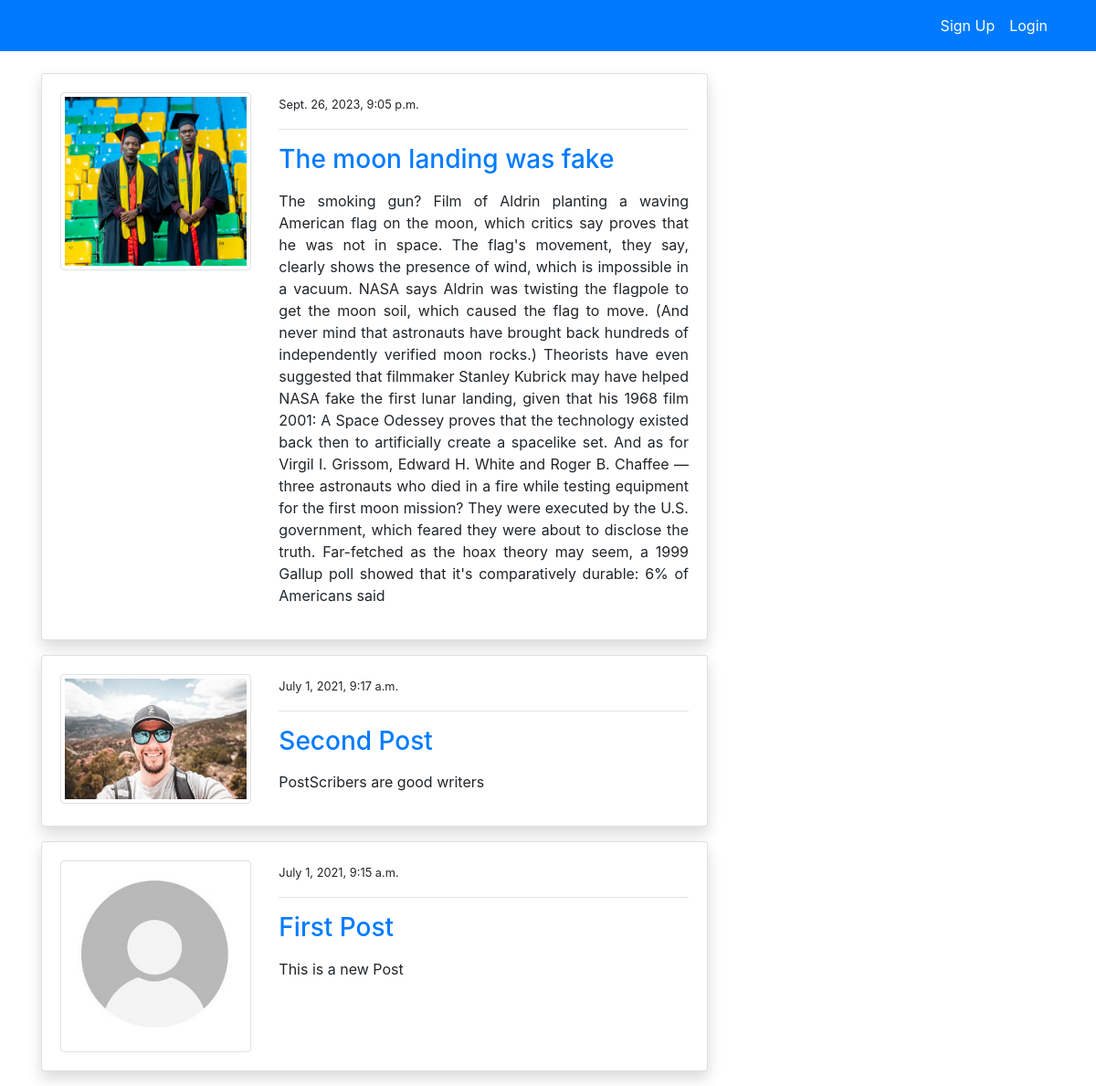
The page / on the database its author committed.
### blog/models.py (models this page shows, shortened)
class PostModel(models.Model):
    title = models.CharField(max_length=100)
    content = models.TextField()
    author = models.ForeignKey(User, on_delete=models.CASCADE)
    date_created = models.DateTimeField(auto_now_add=True)
    class Meta:
        ordering = ('-date_created',)
    def get_absolute_url(self):
        return reverse('blog-detail', kwargs={'pk': self.pk})

### users/models.py (models this page shows, shortened)
class ProfileModel(models.Model):
    user = models.OneToOneField(User, on_delete=models.CASCADE)
    image = models.ImageField(default='default.jpg', upload_to='profile', validators=[
                              FileExtensionValidator(['png', 'jpg'])])

### blog/views.py (the view)
# urls.py: path('', views.index, name='blog-index'),
def index(request):
    posts = PostModel.objects.all()
    context = {
        'posts': posts,
    }
    return render(request, 'blog/index.html', context)

### templates/blog/index.html (shortened to what this page needs)
{% extends 'partials/base.html' %}
{% block content %}
<div class="container">
    <div class="row mt-5 pt-3">
        <div class="col-md-8">
            {% for post in posts %}
            <div class="card shadow my-3">
                <div class="card-body">
                    <div class="row">
                        <div class="col-md-4">
                            <img class="img-thumbnail" src="{{ post.author.profilemodel.image.url }}" alt="img">
                        </div>
                        <div class="col-md-8">
                            <small>{{ post.date_created }}</small>
                            <hr>
                            <a class="h3" href="{{post.get_absolute_url}}">{{ post.title }}</a>
                            <p class="text-justify my-3">
                                {{ post.content }}
                            </p>
                        </div>
                    </div>
                </div>
            </div>
            {% endfor %}
        </div>
    </div>
</div>
{% endblock %}

### templates/partials/base.html (shortened to what this page needs)
{% load static %}
<!doctype html>
<html lang="en">
<head>
    <link rel="stylesheet" href="https://cdn.jsdelivr.net/npm/bootstrap@4.6.0/dist/css/bootstrap.min.css"
>
    <link rel="stylesheet" href="{% static '/style.css' %}">
</head>
<body>
    {% include 'partials/nav.html' %}
    {% block content %}
    {% endblock %}
</body>
</html>

### templates/partials/nav.html (shortened to what this page needs)
<nav class="navbar navbar-expand-lg navbar-primary bg-primary fixed-top">
    <div class="container">
        {% if request.user.is_authenticated %}
        <a class="navbar-brand text-white" href="{% url 'blog-index' %}">PostScribers</a>
        <button class="navbar-toggler" type="button" data-toggle="collapse" data-target="#navbarSupportedContent"
            aria-controls="navbarSupportedContent" aria-expanded="false" aria-label="Toggle navigation">
            <span class="navbar-toggler-icon"></span>
        </button>
        <div class="collapse navbar-collapse" id="navbarSupportedContent">
            <ul class="navbar-nav ml-auto">
                <li class="nav-item active">
                    <a class="nav-link text-white" href="{% url 'users-profile' %}">Profile <span
                            class="sr-only">(current)</span></a>
                </li>
                <li class="nav-item">
                    <a class="nav-link text-white" href="{% url 'users-logout' %}">Logout</a>
                </li>
            </ul>
            {% else %}
            <ul class="navbar-nav ml-auto">
                <li class="nav-item active">
                    <a class="nav-link text-white" href="{% url 'users-sign-up' %}">Sign Up </a>
                </li>
                <li class="nav-item">
                    <a class="nav-link text-white" href="{% url 'users-login' %}">Login</a>
                </li>
            </ul>
            {% endif %}
        </div>
</nav>

### rows shown on the page
PostModel: author.profilemodel.image (picture), date_created "Sept. 26, 2023, 9:05 p.m.", title "The moon landing was fake", content "The smoking gun? Film of Aldrin planting a waving American flag on the moon, which critics say proves that he was not in space. The flag's movement, they say, clearly shows the presence of wind, which is impossible in a vacuum. NASA says Aldrin was twisting the flagpole to get the moon soil, which caused the flag to move. (And never mind that astronauts have brought back hundreds of independently verified moon rocks.) Theorists have even suggested that filmmaker Stanley Kubrick may have helped NASA fake the first lunar landing, given that his 1968 film 2001: A Space Odessey proves that the technology existed back then to artificially create a spacelike set. And as for Virgil I. Grissom,…"
PostModel: author.profilemodel.image (picture), date_created "July 1, 2021, 9:17 a.m.", title "Second Post", content "PostScribers are good writers"
PostModel: author.profilemodel.image (placeholder picture), date_created "July 1, 2021, 9:15 a.m.", title "First Post", content "This is a new Post"
